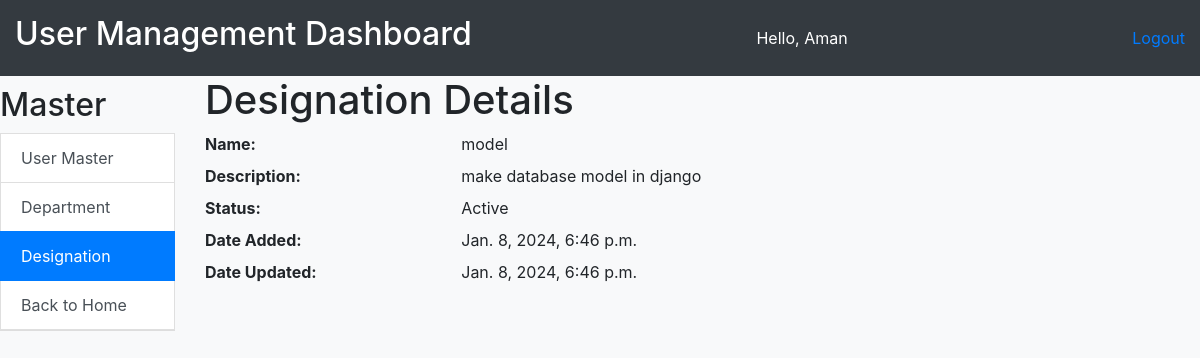
Screenshot of /emp_home/designations/ (signed in) with the database file from the repository.
### employee/models.py (models this page shows, shortened)
class Designation(models.Model):
    STATUS_CHOICES = [
        (1, 'Active'),
        (0, 'Inactive'),
    ]
    name = models.TextField()
    description = models.TextField()
    status = models.IntegerField(choices=STATUS_CHOICES, default=1)
    date_added = models.DateTimeField(default=timezone.now)
    date_updated = models.DateTimeField(auto_now=True)

### employee/views.py (the view)
# urls.py: path('designations/', designations, name='designations'),
@login_required
def designations(request):
    is_staff_user = request.user.is_staff
    if is_staff_user:
        designations = Designation.objects.all()
        return render(request, 'designation.html', {'designations': designations})
    else:
        employee_detail = get_object_or_404(EmployeeDetail, user=request.user)
        designation = employee_detail.designation
        return render(request, 'view_designation.html', {'designation': designation})

### employee/templates/view_designation.html
{% extends 'user_management.html' %}
{% block content %}
  <h1>Designation Details</h1>
  <dl class="row">
    <dt class="col-sm-3">Name:</dt>
    <dd class="col-sm-9">{{ designation.name }}</dd>
    <dt class="col-sm-3">Description:</dt>
    <dd class="col-sm-9">{{ designation.description }}</dd>
    <dt class="col-sm-3">Status:</dt>
    <dd class="col-sm-9">{{ designation.get_status_display }}</dd>
    <dt class="col-sm-3">Date Added:</dt>
    <dd class="col-sm-9">{{ designation.date_added }}</dd>
    <dt class="col-sm-3">Date Updated:</dt>
    <dd class="col-sm-9">{{ designation.date_updated }}</dd>
  </dl>
{% endblock %}

### employee/templates/user_management.html (shortened to what this page needs)
<!DOCTYPE html>
<html lang="en">
<head>
    <link rel="stylesheet" href="https://cdn.jsdelivr.net/npm/bootstrap@4.6.2/dist/css/bootstrap.min.css">
    <link rel="stylesheet" type="text/css" href="https://cdn.datatables.net/1.13.7/css/jquery.dataTables.min.css">
    <link rel="stylesheet" type="text/css" href="https://cdn.datatables.net/buttons/2.4.2/css/buttons.dataTables.min.css">
</head>
<body>
<div class="">
    <div class="row">
        <div class="col-md-12">
            <div class="dashboard-header">
                <h2>User Management Dashboard</h2>
                <span>Hello, {{ user.first_name }}</span>
                <div>
                <a href="{% url 'logout' %}">Logout</a>
                </div>
            </div>
        </div>
    </div>
    <div class="row">
        <div class="col-sm-2 p-0">
            <div class="master-section">
                <h2>Master</h2>
                <a href="{% url 'user_master' %}" class="list-group-item list-group-item-action {% if request.resolver_match.url_name == 'user_master' %}active{% endif %}">User Master</a>
                <a href="{% url 'department' %}" class="list-group-item list-group-item-action {% if request.resolver_match.url_name == 'department' %}active{% endif %}">Department</a>
                <a href="{% url 'designations' %}" class="list-group-item list-group-item-action {% if request.resolver_match.url_name == 'designations' %}active{% endif %}">Designation</a>
                <a href="{% url 'emp_home' %}" class="list-group-item list-group-item-action {% if request.resolver_match.url_name == 'index' %}active{% endif %}">Back to Home</a>
            </div>
        </div>
        <div class="col-sm-10 main-content">
            {% block content %}{% endblock %}
        </div>
    </div>
</div>
</body>
</html>

### employee/templates/user_management.html (style rules this page uses)
body { background-color: #f8f9fa; margin: 0; }
.dashboard-header { background-color: #343a40; color: #ffffff; padding: 15px; text-align: right; display: flex; justify-content: space-between; align-items: center; width: 100%; margin: 0; }
.master-section { margin: 10px 15px; border-bottom: 1px solid #ddd; }

### rows the page displays
Designation: name "model", description "make database model in django", status "Active", date_added "Jan. 8, 2024, 6:46 p.m.", date_updated "Jan. 8, 2024, 6:46 p.m."

### other values shown
{{ user.first_name }} "Aman"
